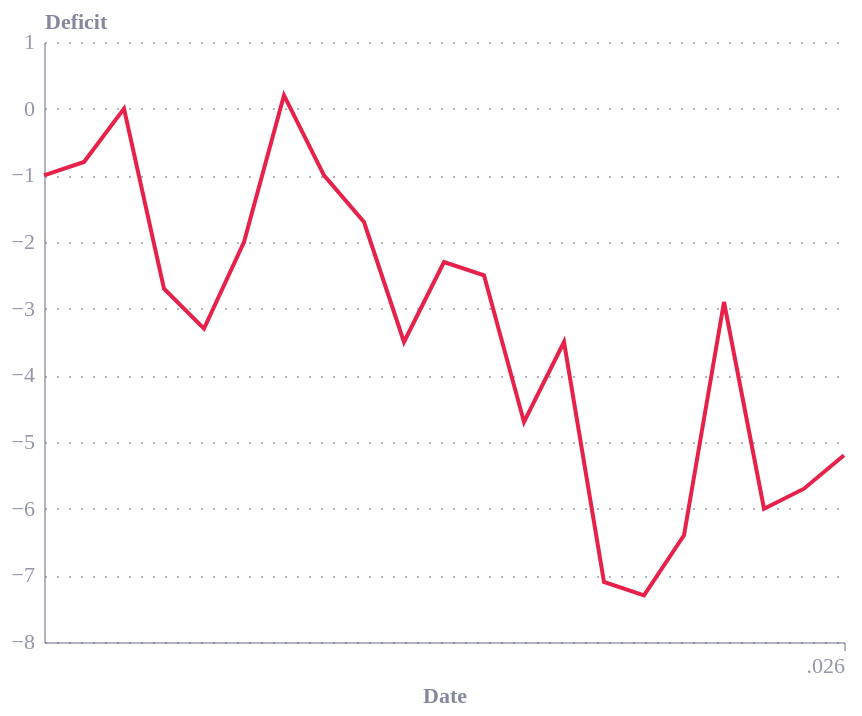

Notebook source saved alongside this figure:
### Code cell
alt.Chart(data).mark_line().encode(
    x=alt.X("Date:T", title='Date'),
    y=alt.Y("Deficit:Q", title='Deficit')
)

### Figure 1 — Vega-Lite specification as saved in the notebook (floating-point values rounded to 4 significant figures)
{"config": {"font": "Circular Std", "text": {"color": "#676A86", "align": "left", "baseline": "middle", "dx": 7, "dy": 0, "fontSize": 11}, "view": {"stroke": null, "continuousWidth": 400, "continuousHeight": 300, "discreteWidth": 400, "discreteHeight": 300}, "range": {"category": ["#36B7B4", "#E6224B", "#F4C245", "#0063AF", "#00A767", "#179FDB", "#EB5C2E", "#5C267B", "#122B39"], "diverging": ["#E6224B", "#E54753", "#C9C9C9", "#179FDB", "#122B39"], "heatmap": ["#C9C9C9", "#179FDB", "#0063AF", "#122B39"], "ordinal": ["#00A767", "#36B7B4", "#179FDB", "#0063AF", "#243B5A"]}, "bar": {"color": "#179fdb"}, "line": {"color": "#e6224b"}, "rule": {"color": "#676A86"}, "area": {"opacity": 0.8}, "point": {"filled": true, "size": 80, "color": "#e6224b", "opacity": 0.95}, "geoshape": {"stroke": "white", "strokeWidth": 0.3}, "rect": {"fill": "#d6d4d4", "opacity": 0.3}, "axis": {"labelColor": "#676A86", "labelFontSize": 11, "labelFont": "Circular Std", "labelOpacity": 0.7, "tickColor": "#676A86", "tickOpacity": 0.5, "domainColor": "#676A86", "domainOpacity": 0.5, "gridColor": "#676A86", "gridDash": [2, 2], "gridOpacity": 0.5, "title": null, "titleColor": "#676A86", "titleOpacity": 0.8, "tickSize": 4}, "axisXDiscrete": {"grid": false, "labelAngle": 0, "tickCount": 10, "tickOpacity": 0.5, "title": null}, "axisYDiscrete": {"ticks": false, "labelPadding": 5}, "axisXTemporal": {"grid": false, "ticks": true}, "axisXQuantitative": {"grid": true}, "axisYQuantitative": {"gridColor": "#676A86", "gridDash": [1, 5], "gridOpacity": 0.5, "ticks": false, "labelPadding": 5, "tickCount": 8, "titleAngle": 0, "titleAlign": "left", "titleBaseline": "bottom", "titleX": 0, "titleY": -5}, "title": {"color": "#676A86E6", "subtitleColor": "#676A86", "font": "Circular Std", "subtitleFont": "Circular Std", "anchor": "start", "fontSize": 14, "subtitleFontSize": 12, "subtitlePadding": 4, "offset": 0, "frame": "group"}, "legend": {"titleColor": "#122b39", "title": null, "labelColor": "#122b39", "labelFontSize": 11}}, "data": {"name": "data-b97554b03d13e6305f738e1fcad4ef39"}, "mark": {"type": "line"}, "encoding": {"x": {"field": "Date", "title": "Date", "type": "temporal"}, "y": {"field": "Deficit", "title": "Deficit", "type": "quantitative"}}, "$schema": "https://vega.github.io/schema/vega-lite/v6.4.1.json", "datasets": {"data-b97554b03d13e6305f738e1fcad4ef39": [{"Date": 2006, "Deficit": -1.0}, {"Date": 2007, "Deficit": -0.8}, {"Date": 2008, "Deficit": 0.0}, {"Date": 2009, "Deficit": -2.7}, {"Date": 2010, "Deficit": -3.3}, {"Date": 2011, "Deficit": -2.0}, {"Date": 2012, "Deficit": 0.2}, {"Date": 2013, "Deficit": -1.0}, {"Date": 2014, "Deficit": -1.7}, {"Date": 2015, "Deficit": -3.5}, {"Date": 2016, "Deficit": -2.3}, {"Date": 2017, "Deficit": -2.5}, {"Date": 2018, "Deficit": -4.7}, {"Date": 2019, "Deficit": -3.5}, {"Date": 2020, "Deficit": -7.1}, {"Date": 2021, "Deficit": -7.3}, {"Date": 2022, "Deficit": -6.4}, {"Date": 2023, "Deficit": -2.9}, {"Date": 2024, "Deficit": -6.0}, {"Date": 2025, "Deficit": -5.7}, {"Date": 2026, "Deficit": -5.2}]}}
